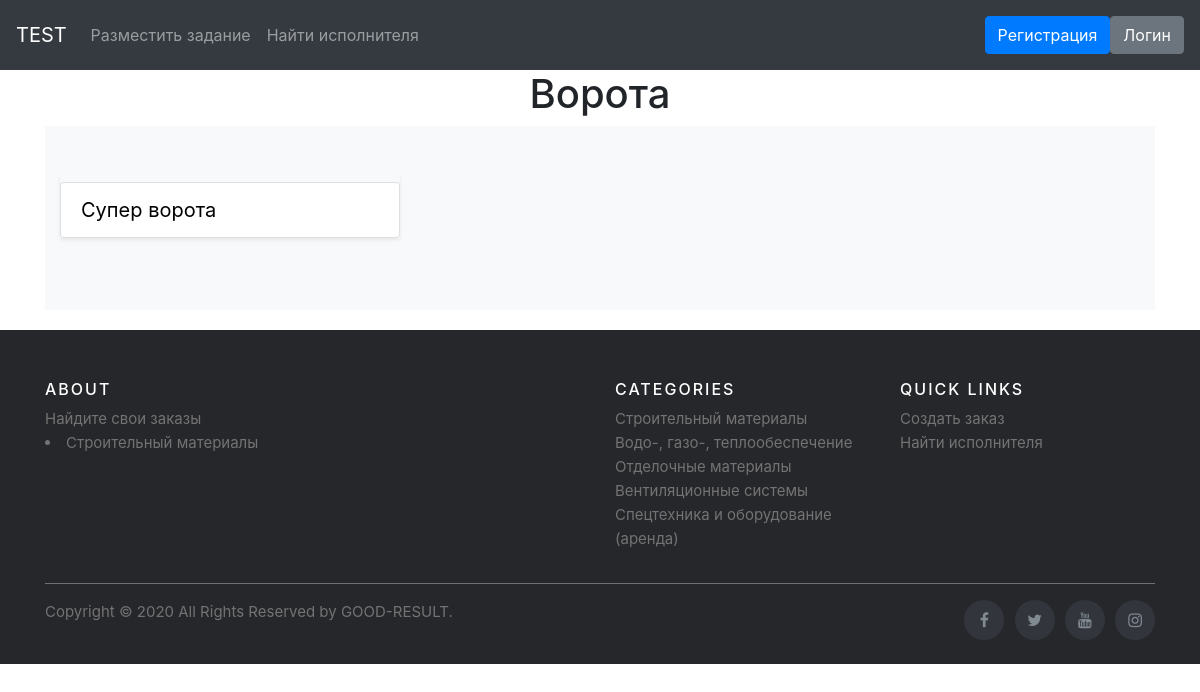
/category1/3/category2/2/category3/1, run on an earlier commit of the app's database.
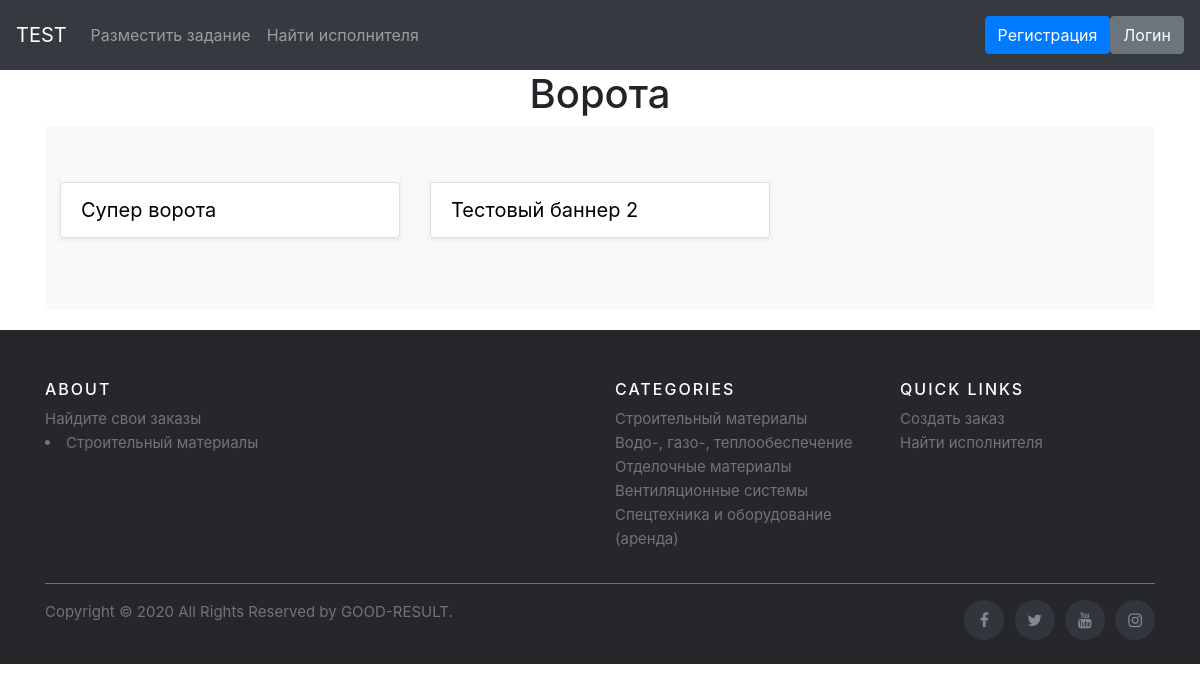
And on a later commit of the database.
### adverts/models.py (models this page shows, shortened)
class Banner(models.Model):
    category3 = models.ForeignKey(Category3, on_delete=models.CASCADE, related_name='banner')
    title = models.CharField("Наименование", max_length=150)
    description = models.TextField('Описание')
    pub_time = models.DateTimeField('Дата публикации', default=timezone.now)
    price = models.IntegerField('Цена')
    amount = models.IntegerField('Количество')
    image = models.ImageField('Изображение', upload_to='adverts/', null=True)
    addition = models.TextField('Дополнительная информация')
    author = models.ForeignKey(User, related_name='mybanners', on_delete=models.CASCADE, null=True)
    class Meta:
        verbose_name = "Объявление"
        verbose_name_plural = "Объявления"

### adverts/views.py (the view)
class Category3DetailView(generic.DetailView):
    model = Category3
    template_name = 'adverts/detail3.html'

### templates/adverts/detail3.html (shortened to what this page needs)
{% extends "base.html" %}
{% load static %}
{% block content %}
<div class="d-flex justify-content-center"><h1>{{category3.name}}</h1></div>
  <div class="album py-5 bg-light">
      <div class="container">
        <div class="row">
        {% for banner in category3.banner.all %}
          <div class="col-md-4">
            <div class="list-group mb-4 shadow-sm">
                <div class="d-flex justify-content-between align-items-center">
                  <a class="list-group-item list-group-item-action" href="{% url 'adverts:banner_detail' category3.parent_category.parent_category.id category3.parent_category.id category3.id banner.id%}" style="text-decoration:none; color: #000000;font-size: 20px;">{{ banner.title }}</a>
                </div>
              </div>
            </div>
        {% endfor %}
        </div>
      </div>
    </div>
{% endblock %}

What changed in the data, as far as the page shows it:
added Banner: title "Тестовый баннер 2"
